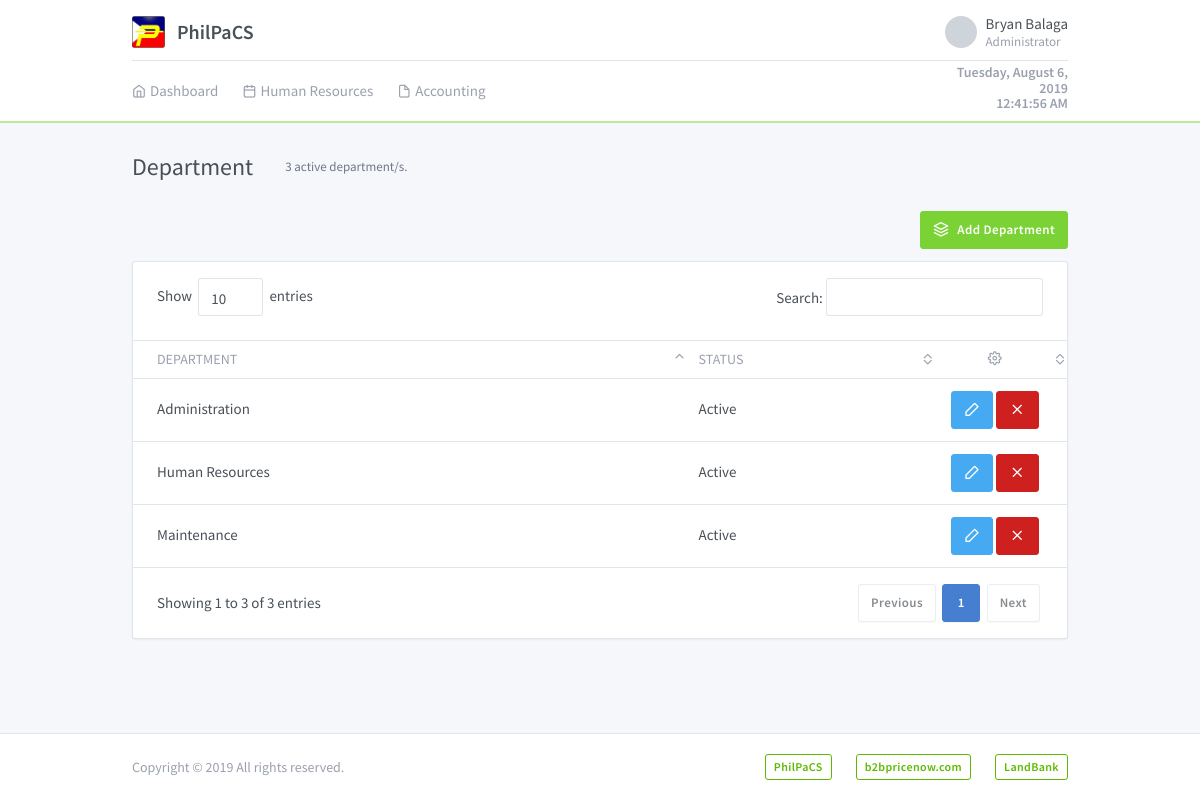
Before: /system/department.php (signed in) with the older database file.
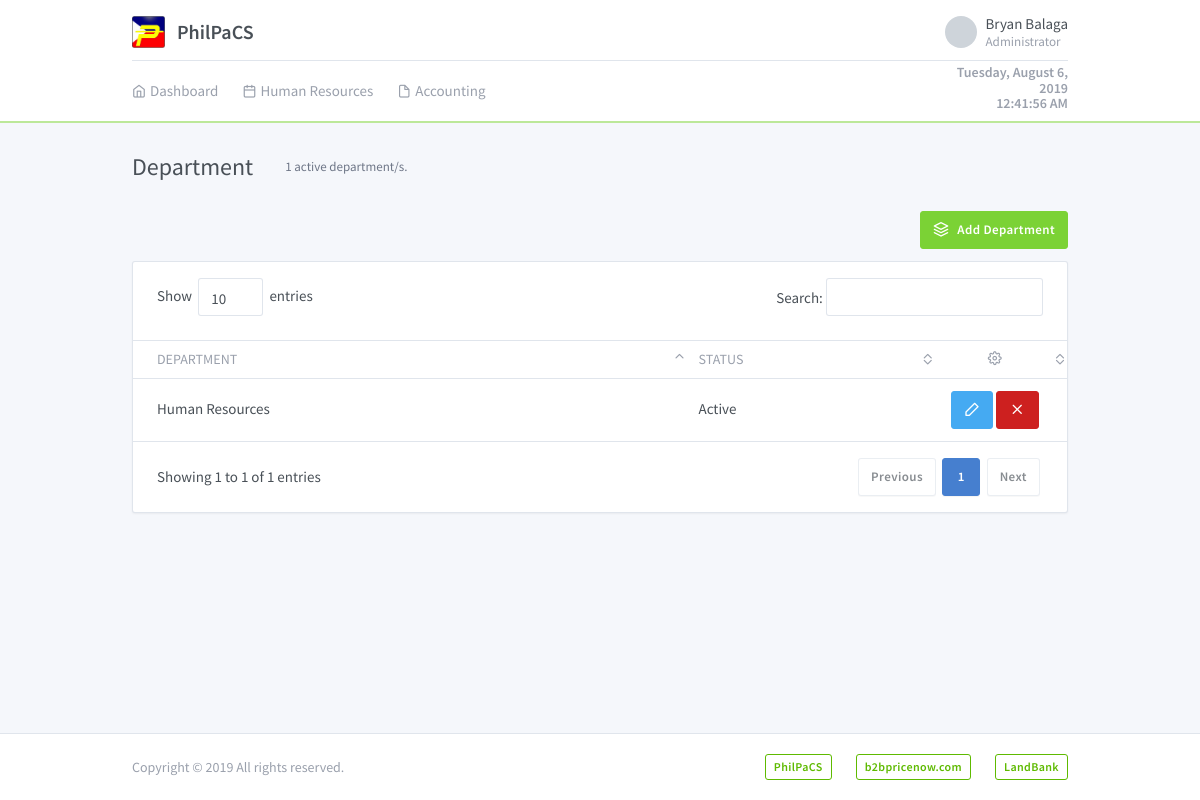
After: the same page with the newer database file.
### tables this page shows
CREATE TABLE `departmenttbl` (
  `departmentID` int(11) NOT NULL AUTO_INCREMENT,
  `departmentName` varchar(50) NOT NULL,
  `status` tinyint(1) NOT NULL,
  PRIMARY KEY (`departmentID`)
);

### models/Config.php (called while the page is built, shortened)
<?php
require_once 'Database.php';
class Config extends Database {
	protected $conn;
	public function __construct() {
		$database = new Database();
		$this->conn = $database->db_connection();
	}
	public function runQuery($sql) {
		$stmt = $this->conn->prepare($sql);
		return $stmt;
	}
}

### models/Database.php (called while the page is built, shortened)
<?php
class Database {
	private $host = "localhost";
	private $dbname = "philpacs";
	private $username = "root";
	private $password = "";
	public function db_connection(){
		try {
			$this->conn = new PDO("mysql:host=" . $this->host . ";dbname=" . $this->dbname, $this->username, $this->password);
			$this->conn->setAttribute(PDO::ATTR_ERRMODE, PDO::ERRMODE_EXCEPTION);
			return $this->conn;
		} catch (PDOException $e) {
			echo "Connection Error: " . $e->getMessage();
		}
	}
}

### system/department.php (the view, shortened to what the changed rows need)
<?php
    require_once '../models/Config.php';
    $config = new Config();
    $config->isnot_loggedin();
?>
<!DOCTYPE html>
<html lang="en" dir="ltr">
  <head>
    <link rel="stylesheet" href="https://maxcdn.bootstrapcdn.com/font-awesome/4.7.0/css/font-awesome.min.css">
    <?php include '../includes/plugins.php'; ?>
    <link rel="stylesheet" type="text/css" href="../assets/css/style.css" />
  </head>
  <body class="">
        <div class="page">
          <div class="flex-fill">
            <div class="my-3 my-md-5">
              <div class="container">
                  <div class="page-header">
                    <h1 class="page-title">
                      Department
                    </h1>
                    <div class="page-subtitle">
                      <?php
                        $status = 1;
                        $stmt = $config->runQuery("SELECT COUNT(*) AS departmentCount FROM departmenttbl WHERE status=:status");
                        $stmt->execute(array(":status" => $status));
                        $row = $stmt->fetch(PDO::FETCH_ASSOC);
                        echo $row['departmentCount'] . " active department/s."
                      ?>
                    </div>
                  </div>
                  <div class="row row-cards">
                    <div class="col-lg-12">
                      <div class="card">
                        <div class="dimmer active">
                          <div id='archive-dimmer-content'>
                          <div class="table-responsive">
                            <table class="table card-table table-vcenter text-nowrap datatable" id="departmentTable">
                              <thead>
                                <tr>
                                  <th>Department</th>
                                  <th>Status</th>
                                  <th class="w-1 text-center"><i class="fe fe-settings"></i></th>
                                </tr>
                              </thead>
                              <tbody>
                                  <?php
                                      $status = 1;
                                      $stmt = $config->runQuery("SELECT *, IF (status = 1, 'Active', 'Archived') as status FROM departmenttbl WHERE status=:status");
                                      $stmt->execute(array(":status" => $status));
                                      while ($row = $stmt->fetch(PDO::FETCH_ASSOC)) {
                                          $department_id = $row['departmentID'];
                                          $department_name = $row['departmentName'];
                                          $status = $row['status'];
                                          ?>
                                          <tr>
                                              <td><?=$department_name;?></td>
                                              <td><?=$status;?></td>
                                              <td class="text-center">
                                                  <button type="button" data-toggle="modal" data-target="#updateDepartmentModal" class="btn btn-info updateDepartmentBtnModal" data-id="<?=$department_id;?>" data-name="<?=$department_name;?>">
                                                      <i class="fe fe-edit-2"></i>
                                                  </button>
                                                  <button type="button" class="btn btn-danger archiveDepartmentBtn" data-id="<?=$department_id;?>" data-name="<?=$department_name;?>">
                                                      <i class="fe fe-x"></i>
                                                  </button>
                                              </td>
                                          </tr>
                                          <?php
                                      }
                                  ?>
                              </tbody>
                            </table>
                          </div>
                        </div>
                      </div>
                    </div>
                  </div>
              </div>
            </div>
          </div>
        </div>
  </body>
</html>

Changed rows visible on the page:
removed departmenttbl: departmentName "Administration", status "Active"
removed departmenttbl: departmentName "Maintenance", status "Active"
Other visible differences:
$row['departmentCount']: "3" → "1"
text written by a page script: "Show entries Search: Showing 1 to 3 of 3 entries Previous 1 Next" → "Show entries Search: Showing 1 to 1 of 1 entries Previous 1 Next"
